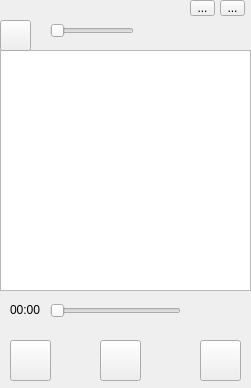
<?xml version="1.0" encoding="UTF-8"?>
<ui version="4.0">
 <class>Widget</class>
 <widget class="QWidget" name="Widget">
  <property name="geometry">
   <rect>
    <x>0</x>
    <y>0</y>
    <width>251</width>
    <height>388</height>
   </rect>
  </property>
  <property name="minimumSize">
   <size>
    <width>251</width>
    <height>350</height>
   </size>
  </property>
  <property name="maximumSize">
   <size>
    <width>500</width>
    <height>500</height>
   </size>
  </property>
  <property name="windowTitle">
   <string>Widget</string>
  </property>
  <widget class="QTableView" name="tableView">
   <property name="geometry">
    <rect>
     <x>0</x>
     <y>50</y>
     <width>251</width>
     <height>241</height>
    </rect>
   </property>
  </widget>
  <widget class="QPushButton" name="start_btn">
   <property name="geometry">
    <rect>
     <x>100</x>
     <y>340</y>
     <width>41</width>
     <height>41</height>
    </rect>
   </property>
   <property name="text">
    <string/>
   </property>
   <property name="icon">
    <iconset resource="Resource.qrc">
     <normaloff>:/buttons/start.png</normaloff>:/buttons/start.png</iconset>
   </property>
   <property name="iconSize">
    <size>
     <width>60</width>
     <height>60</height>
    </size>
   </property>
  </widget>
  <widget class="QPushButton" name="add_btn">
   <property name="geometry">
    <rect>
     <x>0</x>
     <y>20</y>
     <width>31</width>
     <height>31</height>
    </rect>
   </property>
   <property name="cursor">
    <cursorShape>OpenHandCursor</cursorShape>
   </property>
   <property name="text">
    <string/>
   </property>
   <property name="icon">
    <iconset resource="Resource.qrc">
     <normaloff>:/buttons/add.png</normaloff>:/buttons/add.png</iconset>
   </property>
   <property name="iconSize">
    <size>
     <width>30</width>
     <height>50</height>
    </size>
   </property>
  </widget>
  <widget class="QPushButton" name="stop_btn">
   <property name="geometry">
    <rect>
     <x>10</x>
     <y>340</y>
     <width>41</width>
     <height>41</height>
    </rect>
   </property>
   <property name="text">
    <string/>
   </property>
   <property name="icon">
    <iconset resource="Resource.qrc">
     <normaloff>:/buttons/stop.png</normaloff>:/buttons/stop.png</iconset>
   </property>
   <property name="iconSize">
    <size>
     <width>60</width>
     <height>60</height>
    </size>
   </property>
  </widget>
  <widget class="QPushButton" name="pause_btn">
   <property name="geometry">
    <rect>
     <x>200</x>
     <y>340</y>
     <width>41</width>
     <height>41</height>
    </rect>
   </property>
   <property name="text">
    <string/>
   </property>
   <property name="icon">
    <iconset resource="Resource.qrc">
     <normaloff>:/buttons/pause.png</normaloff>:/buttons/pause.png</iconset>
   </property>
   <property name="iconSize">
    <size>
     <width>60</width>
     <height>60</height>
    </size>
   </property>
  </widget>
  <widget class="QSlider" name="horizontalSlider">
   <property name="geometry">
    <rect>
     <x>50</x>
     <y>20</y>
     <width>84</width>
     <height>22</height>
    </rect>
   </property>
   <property name="orientation">
    <enum>Qt::Horizontal</enum>
   </property>
  </widget>
  <widget class="QToolButton" name="exit">
   <property name="geometry">
    <rect>
     <x>220</x>
     <y>0</y>
     <width>25</width>
     <height>16</height>
    </rect>
   </property>
   <property name="text">
    <string>...</string>
   </property>
   <property name="icon">
    <iconset resource="Resource.qrc">
     <normaloff>:/buttons/exit.png</normaloff>:/buttons/exit.png</iconset>
   </property>
   <property name="iconSize">
    <size>
     <width>50</width>
     <height>50</height>
    </size>
   </property>
  </widget>
  <widget class="QToolButton" name="roll">
   <property name="geometry">
    <rect>
     <x>190</x>
     <y>0</y>
     <width>25</width>
     <height>16</height>
    </rect>
   </property>
   <property name="text">
    <string>...</string>
   </property>
   <property name="icon">
    <iconset resource="Resource.qrc">
     <normaloff>:/buttons/roll.png</normaloff>:/buttons/roll.png</iconset>
   </property>
   <property name="iconSize">
    <size>
     <width>20</width>
     <height>20</height>
    </size>
   </property>
  </widget>
  <widget class="QSlider" name="time_track">
   <property name="geometry">
    <rect>
     <x>50</x>
     <y>300</y>
     <width>131</width>
     <height>22</height>
    </rect>
   </property>
   <property name="orientation">
    <enum>Qt::Horizontal</enum>
   </property>
  </widget>
  <widget class="QLabel" name="end_time">
   <property name="geometry">
    <rect>
     <x>190</x>
     <y>300</y>
     <width>41</width>
     <height>20</height>
    </rect>
   </property>
   <property name="text">
    <string/>
   </property>
  </widget>
  <widget class="QLabel" name="begin_time">
   <property name="geometry">
    <rect>
     <x>10</x>
     <y>300</y>
     <width>31</width>
     <height>20</height>
    </rect>
   </property>
   <property name="text">
    <string>00:00</string>
   </property>
   <property name="textFormat">
    <enum>Qt::PlainText</enum>
   </property>
  </widget>
 </widget>
 <resources>
  <include location="Resource.qrc"/>
 </resources>
 <connections/>
</ui>
